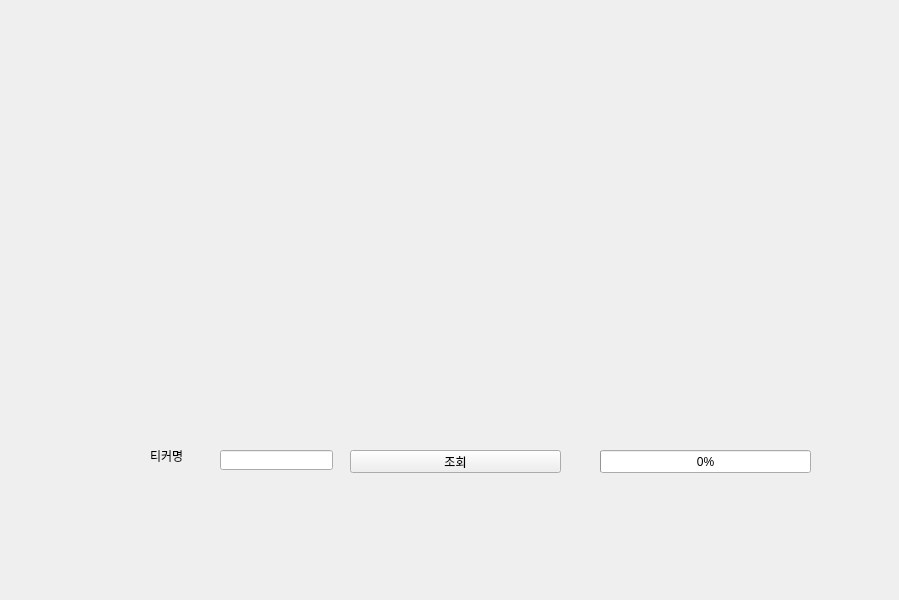
<?xml version="1.0" encoding="UTF-8"?>
<ui version="4.0">
 <class>Form</class>
 <widget class="QWidget" name="Form">
  <property name="geometry">
   <rect>
    <x>0</x>
    <y>0</y>
    <width>899</width>
    <height>600</height>
   </rect>
  </property>
  <property name="windowTitle">
   <string>Form</string>
  </property>
  <widget class="QLabel" name="label_4">
   <property name="geometry">
    <rect>
     <x>658</x>
     <y>480</y>
     <width>56</width>
     <height>12</height>
    </rect>
   </property>
   <property name="text">
    <string/>
   </property>
  </widget>
  <widget class="QLabel" name="label">
   <property name="geometry">
    <rect>
     <x>150</x>
     <y>450</y>
     <width>56</width>
     <height>12</height>
    </rect>
   </property>
   <property name="text">
    <string>티커명</string>
   </property>
  </widget>
  <widget class="QLabel" name="label_5">
   <property name="geometry">
    <rect>
     <x>350</x>
     <y>20</y>
     <width>200</width>
     <height>50</height>
    </rect>
   </property>
   <property name="styleSheet">
    <string notr="true">font: 75 24pt &quot;Arial&quot;;</string>
   </property>
   <property name="text">
    <string/>
   </property>
   <property name="alignment">
    <set>Qt::AlignCenter</set>
   </property>
  </widget>
  <widget class="QPushButton" name="predictionButton">
   <property name="geometry">
    <rect>
     <x>350</x>
     <y>450</y>
     <width>211</width>
     <height>23</height>
    </rect>
   </property>
   <property name="text">
    <string>조회</string>
   </property>
  </widget>
  <widget class="QProgressBar" name="progressBar">
   <property name="geometry">
    <rect>
     <x>600</x>
     <y>450</y>
     <width>211</width>
     <height>23</height>
    </rect>
   </property>
   <property name="value">
    <number>0</number>
   </property>
  </widget>
  <widget class="QWidget" name="verticalLayoutWidget_2">
   <property name="geometry">
    <rect>
     <x>80</x>
     <y>70</y>
     <width>761</width>
     <height>351</height>
    </rect>
   </property>
   <layout class="QVBoxLayout" name="prediction_verticalLayout">
    <property name="spacing">
     <number>6</number>
    </property>
   </layout>
  </widget>
  <widget class="QLineEdit" name="lineEdit">
   <property name="geometry">
    <rect>
     <x>220</x>
     <y>450</y>
     <width>113</width>
     <height>20</height>
    </rect>
   </property>
  </widget>
 </widget>
 <resources/>
 <connections/>
</ui>
